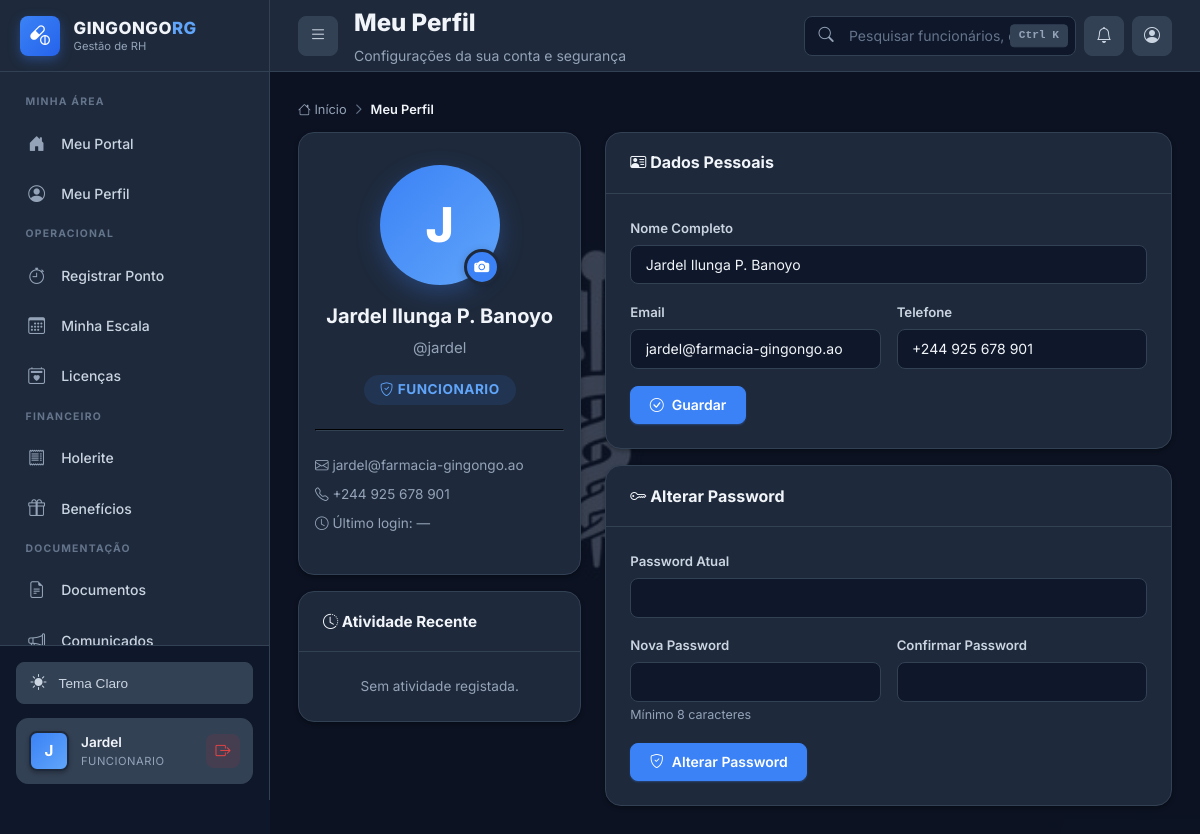
The app's page /perfil.php (signed in) with its own data.
### tables this page shows
CREATE TABLE IF NOT EXISTS funcionarios (
    id INT AUTO_INCREMENT PRIMARY KEY,
    nome_completo VARCHAR(200) NOT NULL,
    bi VARCHAR(30) NOT NULL UNIQUE,
    data_nascimento DATE NOT NULL,
    sexo ENUM('M', 'F', 'Outro') NOT NULL,
    telefone VARCHAR(20),
    email VARCHAR(100),
    endereco TEXT,

     
    departamento_id INT NOT NULL,
    cargo_id INT NOT NULL,
    data_admissao DATE NOT NULL,
    data_demissao DATE NULL,
    tipo_contrato ENUM('Tempo_Indeterminado', 'Tempo_Determinado', 'Estagio', 'Temporario') DEFAULT 'Tempo_Indeterminado',
    status ENUM('ativo', 'ferias', 'afastado', 'demitido') DEFAULT 'ativo',

     
    salario_atual DECIMAL(10, 2) NOT NULL,
    banco VARCHAR(100),
    agencia VARCHAR(20),
    conta VARCHAR(30),
    iban VARCHAR(50) NULL,
    nif_angolano VARCHAR(20) NULL,
    foto VARCHAR(500) NULL,
    
     
    usuario_id INT NULL,
    
     
    created_at TIMESTAMP DEFAULT CURRENT_TIMESTAMP,
    updated_at TIMESTAMP DEFAULT CURRENT_TIMESTAMP ON UPDATE CURRENT_TIMESTAMP,
    
     
    FOREIGN KEY (departamento_id) REFERENCES departamentos(id) ON DELETE RESTRICT,
    FOREIGN KEY (cargo_id) REFERENCES cargos(id) ON DELETE RESTRICT,
    FOREIGN KEY (usuario_id) REFERENCES usuarios(id) ON DELETE SET NULL,
    
     
    INDEX idx_bi (bi),
    INDEX idx_nome (nome_completo),
    INDEX idx_status (status),
    INDEX idx_departamento (departamento_id),
    INDEX idx_cargo (cargo_id),
    INDEX idx_data_admissao (data_admissao)
);

CREATE TABLE IF NOT EXISTS usuarios (
    id INT AUTO_INCREMENT PRIMARY KEY,
    username VARCHAR(50) NOT NULL UNIQUE,
    password_hash VARCHAR(255) NOT NULL,
    nome VARCHAR(200) NULL,
    email VARCHAR(100) NULL,
    foto VARCHAR(500) NULL,
    tipo_acesso ENUM('super_admin', 'admin', 'gestor_rh', 'funcionario_rh', 'lider_farmaceutico', 'funcionario') NOT NULL DEFAULT 'funcionario',
    ativo BOOLEAN DEFAULT TRUE,
    ultimo_login TIMESTAMP NULL,
    created_at TIMESTAMP DEFAULT CURRENT_TIMESTAMP,
    updated_at TIMESTAMP DEFAULT CURRENT_TIMESTAMP ON UPDATE CURRENT_TIMESTAMP,
    INDEX idx_username (username),
    INDEX idx_tipo_acesso (tipo_acesso),
    INDEX idx_ativo (ativo)
);

### public/perfil.php (the view, shortened to what the rows shown need)
<?php
$auth = new Auth();
$auth->requireAuth();
$user_id = $auth->getUserId();
$db = Database::getInstance()->getConnection();
$user_data = $db->prepare("SELECT u.*, f.id as func_id, f.nome_completo, f.email as func_email, f.telefone, f.bi, f.data_nascimento, f.sexo, COALESCE(f.foto, u.foto) as foto
    FROM usuarios u LEFT JOIN funcionarios f ON u.id = f.usuario_id
    WHERE u.id = :id");
$user_data->execute([':id' => $user_id]);
$ud = $user_data->fetch();
$fotoUrl = !empty($ud['foto']) && file_exists(__DIR__ . '/' . $ud['foto'])
    ? $ud['foto'] . '?v=' . filemtime(__DIR__ . '/' . $ud['foto'])
    : null;
?>
<!DOCTYPE html>
<html lang="pt-AO">
<head>
    <link rel="stylesheet" href="https://cdn.jsdelivr.net/npm/bootstrap-icons@1.11.3/font/bootstrap-icons.min.css">
    <link rel="stylesheet" href="css/style-2026.css">
</head>
<body class="dashboard-body">
    <div class="app-wrapper">
        <?php include 'includes/sidebar.php'; ?>
        <div class="main-area" id="mainArea">
            <?php include 'includes/topbar.php'; ?>
            <div class="content-body">
                <div style="display: grid; grid-template-columns: 1fr 2fr; gap: 1.5rem;">
                    <div>
                        <div class="card">
                            <div class="card-body" style="text-align: center; padding: 2rem 1rem;">
                                <div class="profile-photo-wrap" style="position: relative; width: 120px; height: 120px; margin: 0 auto 1rem;">
                                    <?php if ($fotoUrl): ?>
                                        <img src="<?php echo htmlspecialchars($fotoUrl); ?>" alt="Foto de perfil" class="profile-photo" style="width: 120px; height: 120px; border-radius: 50%; object-fit: cover; border: 3px solid var(--primary-light); box-shadow: 0 8px 24px rgba(59,130,246,0.3);">
                                    <?php else: ?>
                                        <div style="width: 120px; height: 120px; border-radius: 50%; background: linear-gradient(135deg, var(--primary), var(--primary-light)); color: white; display: flex; align-items: center; justify-content: center; font-size: 3rem; font-weight: 800; box-shadow: 0 8px 24px rgba(59,130,246,0.3);">
                                            <?php echo strtoupper(substr($ud['username'] ?? 'U', 0, 1)); ?>
                                        </div>
                                    <?php endif; ?>
                                    <label for="foto-input" class="profile-photo-edit" title="Alterar foto" style="position: absolute; bottom: 0; right: 0; width: 36px; height: 36px; border-radius: 50%; background: var(--primary); color: white; display: flex; align-items: center; justify-content: center; cursor: pointer; border: 3px solid var(--bg-card); box-shadow: 0 2px 8px rgba(0,0,0,0.2); transition: var(--transition);">
                                        <i class="bi bi-camera-fill"></i>
                                    </label>
                                </div>
                                <h3 style="font-size: 1.25rem; font-weight: 700; margin: 0 0 0.25rem 0;"><?php echo htmlspecialchars($ud['nome_completo'] ?? $ud['username']); ?></h3>
                                <p style="color: var(--text-muted); margin: 0 0 1rem 0;">@<?php echo htmlspecialchars($ud['username']); ?></p>
                                <span class="badge badge-primary" style="font-size: 0.85rem; padding: 0.5rem 1rem;">
                                    <i class="bi bi-shield-check"></i> <?php echo htmlspecialchars(ucfirst(str_replace('_', ' ', $ud['tipo_acesso']))); ?>
                                </span>
                                <hr style="border-color: var(--border-color); margin: 1.5rem 0;">
                                <div style="text-align: left;">
                                    <p style="font-size: 0.85rem; color: var(--text-muted); margin: 0.5rem 0;">
                                        <i class="bi bi-envelope"></i> <?php echo htmlspecialchars($ud['func_email'] ?? '—'); ?>
                                    </p>
                                    <p style="font-size: 0.85rem; color: var(--text-muted); margin: 0.5rem 0;">
                                        <i class="bi bi-telephone"></i> <?php echo htmlspecialchars($ud['telefone'] ?? '—'); ?>
                                    </p>
                                    <p style="font-size: 0.85rem; color: var(--text-muted); margin: 0.5rem 0;">
                                        <i class="bi bi-clock"></i> Último login: <?php echo $ud['ultimo_login'] ? date('d/m/Y H:i', strtotime($ud['ultimo_login'])) : '—'; ?>
                                    </p>
                                </div>
                            </div>
                        </div>
                    </div>
                    <div>
                        <div class="card mb-3">
                            <div class="card-body">
                                <form method="POST" action="?action=update_info">
                                    <div class="form-group">
                                        <label class="form-label">Nome Completo</label>
                                        <input type="text" name="nome_completo" class="form-control" value="<?php echo htmlspecialchars($ud['nome_completo'] ?? ''); ?>">
                                    </div>
                                    <div class="form-grid" style="display: grid; grid-template-columns: 1fr 1fr; gap: 1rem;">
                                        <div class="form-group">
                                            <label class="form-label">Email</label>
                                            <input type="email" name="func_email" class="form-control" value="<?php echo htmlspecialchars($ud['func_email'] ?? ''); ?>">
                                        </div>
                                        <div class="form-group">
                                            <label class="form-label">Telefone</label>
                                            <input type="text" name="telefone" class="form-control" value="<?php echo htmlspecialchars($ud['telefone'] ?? ''); ?>">
                                        </div>
                                    </div>
                                </form>
                            </div>
                        </div>
                    </div>
                </div>
            </div>
        </div>
    </div>
</body>
</html>

### public/includes/sidebar.php (shortened to what the rows shown need)
<?php
if (!isset($user)) {
    if (isset($_SESSION['username'])) {
        $user = [
            'username' => $_SESSION['username'],
            'role' => $_SESSION['tipo_acesso'] ?? 'funcionario',
            'id' => $_SESSION['user_id'] ?? null
        ];
    } else {
        $user = [
            'username' => 'Visitante',
            'role' => 'funcionario',
            'id' => null
        ];
    }
}
?>
<aside class="sidebar" id="sidebar">
    <div class="sidebar-footer">
        <div class="user-card">
            <div class="user-avatar">
                <?php echo strtoupper(substr($user['username'], 0, 1)); ?>
            </div>
            <div class="user-info">
                <div class="user-name"><?php echo htmlspecialchars(ucfirst($user['username'])); ?></div>
                <div class="user-role"><?php echo htmlspecialchars($user['role']); ?></div>
            </div>
            <a href="logout.php" class="user-logout" title="Sair">
                <i class="bi bi-box-arrow-right"></i>
            </a>
        </div>
    </div>
</aside>

### records on screen
funcionarios: usuario.username "J", usuario.username "Jardel", usuario.tipo_acesso "FUNCIONARIO", nome_completo "Jardel Ilunga P. Banoyo", usuario.username "jardel", email "jardel@farmacia-gingongo.ao", telefone "+244 925 678 901", func_email "jardel@farmacia-gingongo.ao"

### other values on screen
$pageTitle "Meu Perfil"
$pageSubtitle "Configurações da sua conta e segurança"
